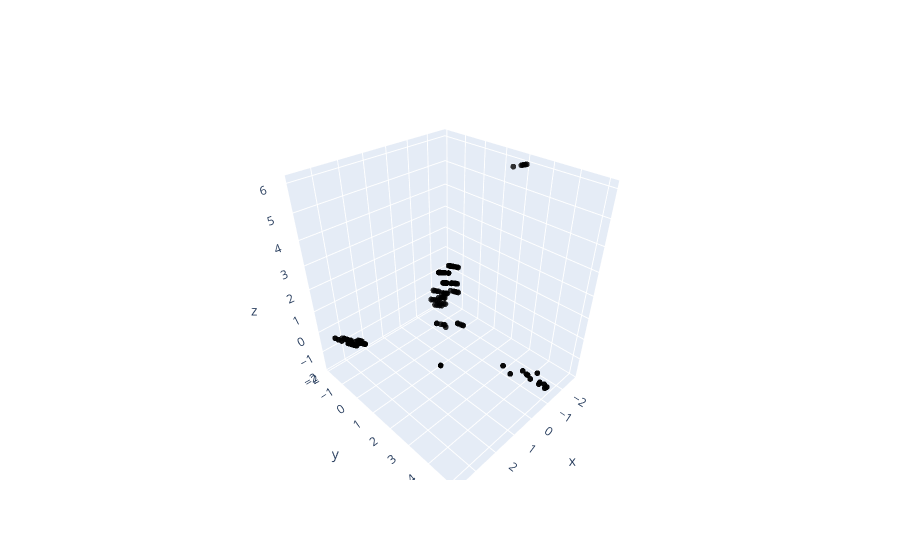

Here is the notebook cell this chart was saved with:
### Code cell
save_dir = '../runs/run6/vanilla_ae_1'
latents_transformed_to_3d = read_from_pickle('nn_latents_transformed_to_3d.pkl', save_dir)

# Substitute color with y_pred if latenst are supervised
color = 'black'

fig_pca_3d = go.Figure(data=[go.Scatter3d(
                        x=latents_transformed_to_3d [:,0],
                        y=latents_transformed_to_3d [:,1],
                        z=latents_transformed_to_3d [:,2],
                        mode='markers',
                        marker=dict(
                            size=2,
                            color=color,
                            colorscale='jet',
                            opacity=0.8)
                        )])
    
fig_pca_3d.show()

### Figure 1 — Plotly figure (JSON) as saved in the notebook; plotly's stock layout.template omitted (floating-point values rounded to 4 significant figures; data arrays with more than 128 entries replaced by an {"elided": "..."} marker saying what was removed)
{"data": [{"marker": {"color": "black", "colorscale": [[0, "rgb(0,0,131)"], [0.2, "rgb(0,60,170)"], [0.4, "rgb(5,255,255)"], [0.6, "rgb(255,255,0)"], [0.8, "rgb(250,0,0)"], [1, "rgb(128,0,0)"]], "opacity": 0.8, "size": 2}, "mode": "markers", "type": "scatter3d", "x": {"elided": "206 float values"}, "y": {"elided": "206 float values"}, "z": {"elided": "206 float values"}}], "layout": {}}
